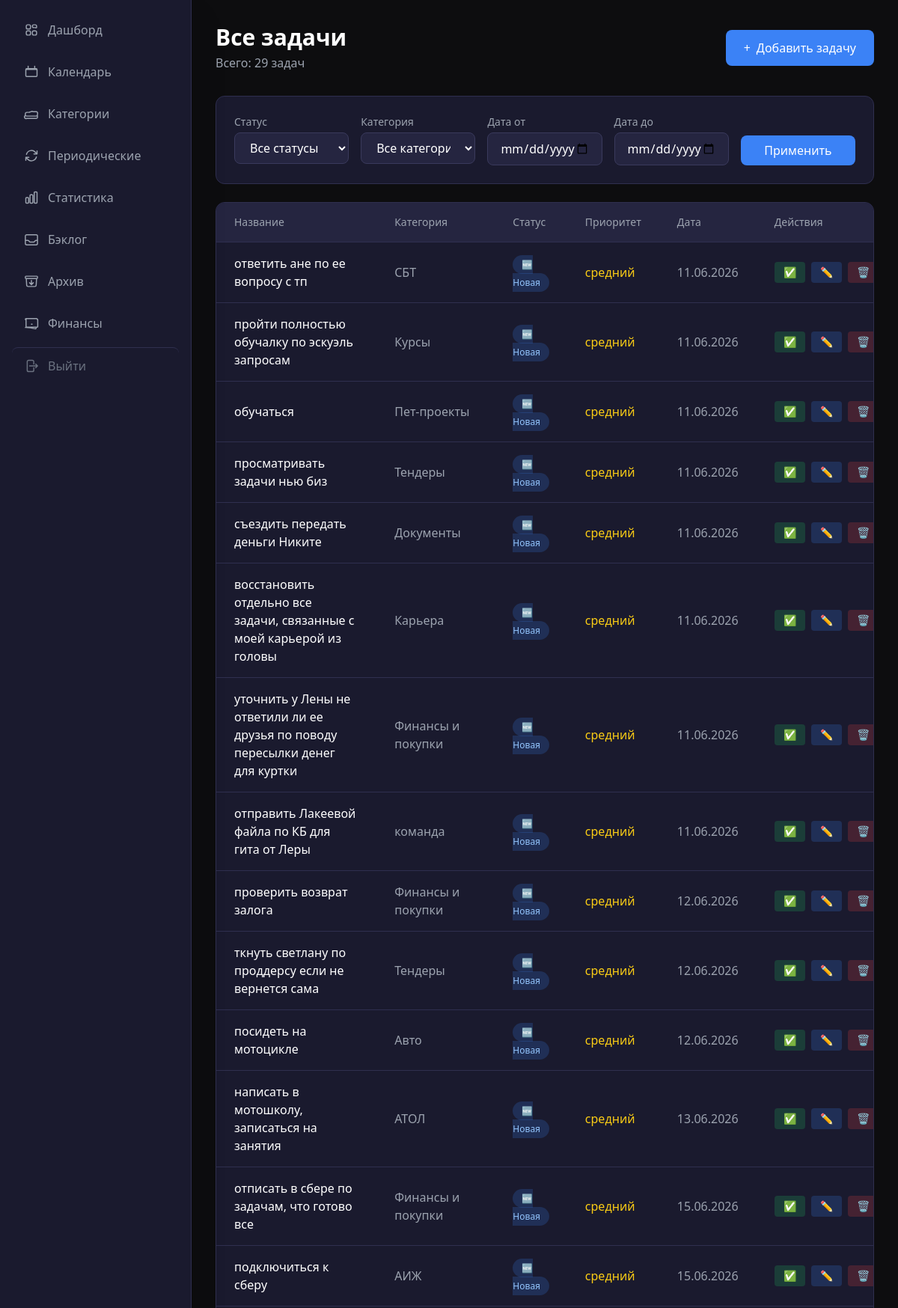
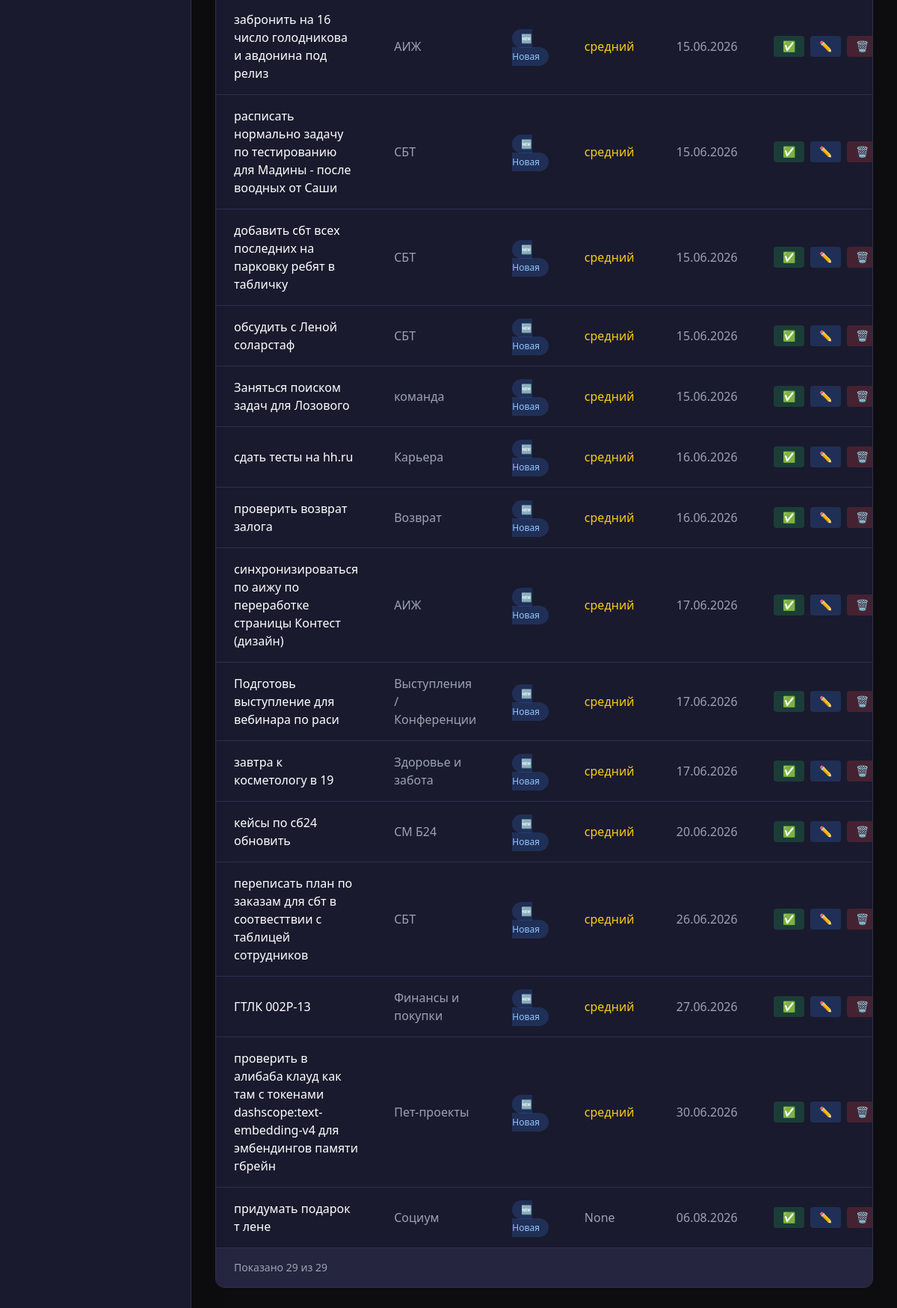
The page /tasks on the database its author committed (2 pictures, top to bottom).
### app/models/task.py (models this page shows)
class Task(Base):
    __tablename__ = "tasks"
    id = Column(Integer, primary_key=True, index=True)
    title = Column(String(500), nullable=False)
    description = Column(String, default="")
    category_id = Column(Integer, ForeignKey("categories.id"), nullable=True, index=True)
    status = Column(String(20), default="новая", index=True)  # новая/в_работе/выполнена/отложена
    priority = Column(String(20), default="средний")  # низкий/средний/высокий
    due_date = Column(Date, nullable=True, index=True)
    due_time = Column(Time, nullable=True) # Время встречи
    created_at = Column(DateTime(timezone=True), server_default=func.now())
    completed_at = Column(DateTime(timezone=True), nullable=True)
    source = Column(String(20), default="web")  # telegram/web/screenshot
    parent_task_id = Column(Integer, ForeignKey("tasks.id"), nullable=True, index=True)
    is_archived = Column(Boolean, default=False, index=True)
    item_kind = Column(String(20), default="task", nullable=False, index=True)  # task
    sort_order = Column(Integer, default=0)
    needs_review = Column(Boolean, default=False)
    message_hash = Column(String(64), nullable=True)
    postpones = Column(Integer, default=0)
    chronic_task = Column(Boolean, default=False, index=True)
    chronic_reviewed = Column(Boolean, default=False)
    tags = Column(String(500), nullable=True) # Теги проекта или контекста (#Антон, #Сбер)
    size = Column(String(4), nullable=True)   # L / XL — крупные задачи (NULL = обычная)
    impact_notes = Column(Text, nullable=True) # Заметки о результате/влиянии
    is_milestone = Column(Boolean, default=False, index=True) # Флаг важного достижения
    estimated_minutes = Column(Integer, nullable=True)
    actual_minutes = Column(Integer, nullable=True)
    category = relationship("Category", back_populates="tasks")
    subtasks = relationship("Task", backref="parent_task", remote_side=[id], lazy="select")

### app/models/category.py (models this page shows)
class Category(Base):
    __tablename__ = "categories"
    id = Column(Integer, primary_key=True, index=True)
    name = Column(String(100), nullable=False, index=True)
    is_global = Column(Boolean, default=False, index=True)
    parent_id = Column(Integer, ForeignKey("categories.id"), nullable=True)
    type = Column(String(20), default="task", index=True)  # task / finance
    created_at = Column(DateTime(timezone=True), server_default=func.now())
    children = relationship("Category", backref="parent", remote_side=[id], lazy="select")
    tasks = relationship("Task", back_populates="category", lazy="select")

### app/web/routes/tasks.py (the view)
@router.get("/tasks", response_class=HTMLResponse)
async def tasks_page(request: Request, status: Optional[str] = None):
    async with async_session() as db:
        filters = [Task.is_archived == False, Task.due_date != None]
        if status:
            filters.append(Task.status == status)
        result = await db.execute(
            select(Task)
            .options(selectinload(Task.category))
            .where(*filters)
            .order_by(Task.due_date.asc())
        )
        tasks = result.scalars().all()
        categories = await get_categories_list()
    return templates.TemplateResponse(request, "tasks.html", {
        "request": request,
        "tasks": tasks,
        "categories": categories,
        "total": len(tasks),
        "status_filter": status,
        "category_id_filter": None,
        "from_date_filter": None,
        "to_date_filter": None,
        "has_prev": False,
        "has_next": False,
        "prev_offset": 0,
        "next_offset": 0,
    })

### app/web/templates/tasks.html (shortened to what this page needs)
{% extends "base.html" %}
{% block content %}
<div class="max-w-7xl mx-auto">
    <div class="flex items-center justify-between mb-8">
        <div>
            <h1 class="text-3xl font-bold text-white">Все задачи</h1>
            <p class="text-gray-400 mt-1">Всего: {{ total }} задач</p>
        </div>
        <a href="/tasks/new"
           class="px-6 py-3 bg-accent hover:bg-blue-600 text-white font-medium rounded-lg transition-colors flex items-center">
            <span class="mr-2">+</span> Добавить задачу
        </a>
    </div>
    <div class="bg-dark-800 rounded-xl border border-dark-600 p-6 mb-6">
        <form method="get" action="/tasks" class="grid grid-cols-1 md:grid-cols-5 gap-4">
            <div>
                <label class="block text-sm text-gray-400 mb-1">Статус</label>
                <select name="status"
                        class="w-full px-4 py-2 bg-dark-700 border border-dark-500 rounded-lg text-white focus:outline-none focus:border-accent">
                    <option value="">Все статусы</option>
                </select>
            </div>
            <div>
                <label class="block text-sm text-gray-400 mb-1">Категория</label>
                <select name="category_id"
                        class="w-full px-4 py-2 bg-dark-700 border border-dark-500 rounded-lg text-white focus:outline-none focus:border-accent">
                    <option value="">Все категории</option>
                </select>
            </div>
            <div>
                <label class="block text-sm text-gray-400 mb-1">Дата от</label>
                <input type="date" name="from_date" value="{{ from_date_filter or '' }}"
                       class="w-full px-4 py-2 bg-dark-700 border border-dark-500 rounded-lg text-white focus:outline-none focus:border-accent">
            </div>
            <div>
                <label class="block text-sm text-gray-400 mb-1">Дата до</label>
                <input type="date" name="to_date" value="{{ to_date_filter or '' }}"
                       class="w-full px-4 py-2 bg-dark-700 border border-dark-500 rounded-lg text-white focus:outline-none focus:border-accent">
            </div>
            <div class="flex items-end">
                <button type="submit"
                        class="w-full px-4 py-2 bg-accent hover:bg-blue-600 text-white rounded-lg transition-colors">
                    Применить
                </button>
            </div>
        </form>
    </div>
    <div class="bg-dark-800 rounded-xl border border-dark-600 overflow-hidden">
        {% if tasks %}
        <table class="w-full">
            <thead class="bg-dark-700 border-b border-dark-600">
                <tr>
                    <th class="px-6 py-4 text-left text-sm font-medium text-gray-400">Название</th>
                    <th class="px-6 py-4 text-left text-sm font-medium text-gray-400">Категория</th>
                    <th class="px-6 py-4 text-left text-sm font-medium text-gray-400">Статус</th>
                    <th class="px-6 py-4 text-left text-sm font-medium text-gray-400">Приоритет</th>
                    <th class="px-6 py-4 text-left text-sm font-medium text-gray-400">Дата</th>
                    <th class="px-6 py-4 text-left text-sm font-medium text-gray-400">Действия</th>
                </tr>
            </thead>
            <tbody class="divide-y divide-dark-600">
                {% for task in tasks %}
                <tr class="table-row priority-{{ task.priority }} hover:bg-dark-700/50">
                    <td class="px-6 py-4">
                        <span class="text-white font-medium">{{ task.title }}</span>
                    </td>
                    <td class="px-6 py-4 text-gray-400">
                        {% if task.category %}{{ task.category.name }}{% else %}—{% endif %}
                    </td>
                    <td class="px-6 py-4">
                        {% set status_class = {
                            'новая': 'status-new',
                            'в_работе': 'status-in_progress',
                            'выполнена': 'status-completed',
                            'отложена': 'status-postponed'
                        } %}
                        {% set status_label = {
                            'новая': '🆕 Новая',
                            'в_работе': '🔄 В работе',
                            'выполнена': '✅ Выполнена',
                            'отложена': '⏸️ Отложена'
                        } %}
                        <span class="px-3 py-1 rounded-full text-xs font-medium {{ status_class.get(task.status, 'status-new') }}">
                            {{ status_label.get(task.status, task.status) }}
                        </span>
                    </td>
                    <td class="px-6 py-4">
                        {% set priority_colors = {
                            'высокий': 'text-red-400',
                            'средний': 'text-yellow-400',
                            'низкий': 'text-green-400'
                        } %}
                        <span class="{{ priority_colors.get(task.priority, 'text-gray-400') }}">
                            {{ task.priority }}
                        </span>
                    </td>
                    <td class="px-6 py-4 text-gray-400">
                        {% if task.due_date %}{{ task.due_date.strftime('%d.%m.%Y') }}{% else %}—{% endif %}
                    </td>
                    <td class="px-6 py-4">
                        <div class="flex items-center space-x-2">
                            {% if task.status != 'выполнена' %}
                            <form hx-post="/tasks/{{ task.id }}/complete"
                                  hx-target="closest tr"
                                  hx-swap="outerHTML"
                                  class="inline">
                                <button type="submit" title="Выполнить"
                                        class="px-3 py-1 bg-green-500/20 text-green-400 rounded hover:bg-green-500/30 transition-colors text-sm">
                                    ✅
                                </button>
                            </form>
                            {% endif %}
                            <a href="/tasks/{{ task.id }}/edit"
                               class="px-3 py-1 bg-blue-500/20 text-blue-400 rounded hover:bg-blue-500/30 transition-colors text-sm"
                               title="Редактировать">
                                ✏️
                            </a>
                            <form hx-delete="/tasks/{{ task.id }}"
                                  hx-target="closest tr"
                                  hx-swap="outerHTML"
                                  class="inline">
                                <button type="submit" title="Удалить"
                                        class="px-3 py-1 bg-red-500/20 text-red-400 rounded hover:bg-red-500/30 transition-colors text-sm"
                                        onclick="return confirm('Удалить задачу?')">
                                    🗑️
                                </button>
                            </form>
                        </div>
                    </td>
                </tr>
                {% endfor %}
            </tbody>
        </table>
        {% else %}
        <div class="text-center py-16 text-gray-500">
            <span class="text-4xl mb-4 block">📭</span>
            <p class="text-lg">Задач не найдено</p>
            <p class="text-sm mt-2">Попробуйте изменить фильтры или создайте новую задачу</p>
        </div>
        {% endif %}
        {% if tasks %}
        <div class="px-6 py-4 bg-dark-700 border-t border-dark-600 flex items-center justify-between">
            <span class="text-sm text-gray-400">
                Показано {{ tasks|length }} из {{ total }}
            </span>
        </div>
        {% endif %}
    </div>
</div>
{% endblock %}

### rows shown on the page
Task: title "ответить ане по ее вопросу с тп", category.name "СБТ", get "🆕 Новая", priority "средний", due_date "11.06.2026"
Task: title "пройти полностью обучалку по эскуэль запросам", category.name "Курсы", get "🆕 Новая", priority "средний", due_date "11.06.2026"
Task: title "обучаться", category.name "Пет-проекты", get "🆕 Новая", priority "средний", due_date "11.06.2026"
Task: title "просматривать задачи нью биз", category.name "Тендеры", get "🆕 Новая", priority "средний", due_date "11.06.2026"
Task: title "съездить передать деньги Никите", category.name "Документы", get "🆕 Новая", priority "средний", due_date "11.06.2026"
Task: title "восстановить отдельно все задачи, связанные с моей карьерой из головы", category.name "Карьера", get "🆕 Новая", priority "средний", due_date "11.06.2026"
Task: title "уточнить у Лены не ответили ли ее друзья по поводу пересылки денег для куртки", category.name "Финансы и покупки", get "🆕 Новая", priority "средний", due_date "11.06.2026"
Task: title "отправить Лакеевой файла по КБ для гита от Леры", category.name "команда", get "🆕 Новая", priority "средний", due_date "11.06.2026"
Task: title "проверить возврат залога", category.name "Финансы и покупки", get "🆕 Новая", priority "средний", due_date "12.06.2026"
Task: title "ткнуть светлану по проддерсу если не вернется сама", category.name "Тендеры", get "🆕 Новая", priority "средний", due_date "12.06.2026"
Task: title "посидеть на мотоцикле", category.name "Авто", get "🆕 Новая", priority "средний", due_date "12.06.2026"
Task: title "написать в мотошколу, записаться на занятия", category.name "АТОЛ", get "🆕 Новая", priority "средний", due_date "13.06.2026"
Task: title "отписать в сбере по задачам, что готово все", category.name "Финансы и покупки", get "🆕 Новая", priority "средний", due_date "15.06.2026"
Task: title "подключиться к сберу", category.name "АИЖ", get "🆕 Новая", priority "средний", due_date "15.06.2026"
Task: title "забронить на 16 число голодникова и авдонина под релиз", category.name "АИЖ", get "🆕 Новая", priority "средний", due_date "15.06.2026"
Task: title "расписать нормально задачу по тестированию для Мадины - после воодных от Саши", category.name "СБТ", get "🆕 Новая", priority "средний", due_date "15.06.2026"
Task: title "добавить сбт всех последних на парковку ребят в табличку", category.name "СБТ", get "🆕 Новая", priority "средний", due_date "15.06.2026"
Task: title "обсудить с Леной соларстаф", category.name "СБТ", get "🆕 Новая", priority "средний", due_date "15.06.2026"
Task: title "Заняться поиском задач для Лозового", category.name "команда", get "🆕 Новая", priority "средний", due_date "15.06.2026"
Task: title "сдать тесты на hh.ru", category.name "Карьера", get "🆕 Новая", priority "средний", due_date "16.06.2026"
Task: title "проверить возврат залога", category.name "Возврат", get "🆕 Новая", priority "средний", due_date "16.06.2026"
Task: title "синхронизироваться по аижу по переработке страницы Контест (дизайн)", category.name "АИЖ", get "🆕 Новая", priority "средний", due_date "17.06.2026"
Task: title "Подготовь выступление для вебинара по раси", category.name "Выступления / Конференции", get "🆕 Новая", priority "средний", due_date "17.06.2026"
Task: title "завтра к косметологу в 19", category.name "Здоровье и забота", get "🆕 Новая", priority "средний", due_date "17.06.2026"
Task: title "кейсы по сб24 обновить", category.name "СМ Б24", get "🆕 Новая", priority "средний", due_date "20.06.2026"
Task: title "переписать план по заказам для сбт в соотвесттвии с таблицей сотрудников", category.name "СБТ", get "🆕 Новая", priority "средний", due_date "26.06.2026"
Task: title "ГТЛК 002Р-13", category.name "Финансы и покупки", get "🆕 Новая", priority "средний", due_date "27.06.2026"
Task: title "проверить в алибаба клауд как там с токенами dashscope:text-embedding-v4 для эмбендингов памяти гбрейн", category.name "Пет-проекты", get "🆕 Новая", priority "средний", due_date "30.06.2026"
Task: title "придумать подарок т лене", category.name "Социум", get "🆕 Новая", priority "None", due_date "06.08.2026"

### other values the page prints
{{ total }} "29"
{{ tasks|length }} "29"
